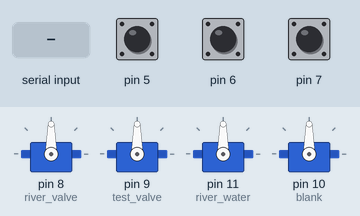
Recording of a sketch running on a simulated Arduino Uno, built with avr-gcc and run on an emulated ATmega328P. On the bench: 4 × servo. The inputs (shaded band) are chosen by the test bench; at power-on: pin 6 HIGH, pin 5 HIGH, pin 7 HIGH.

Above: at 1.2 s.
1.3 s: "1\n" received over Serial
At 2.5 s:
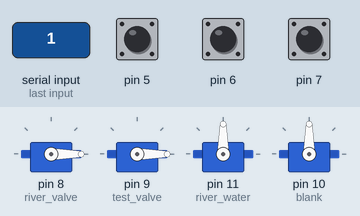
At 3.55 s:
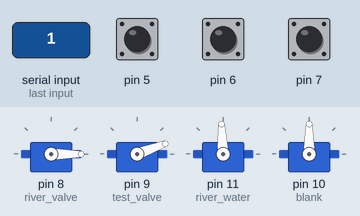
4.3 s: pin 6 pulled LOW for 3.2 s
At 8.1 s:
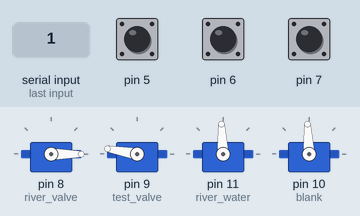
Timing chart, 0 to 23.6 s (numbered marks = the images above; inputs shaded):
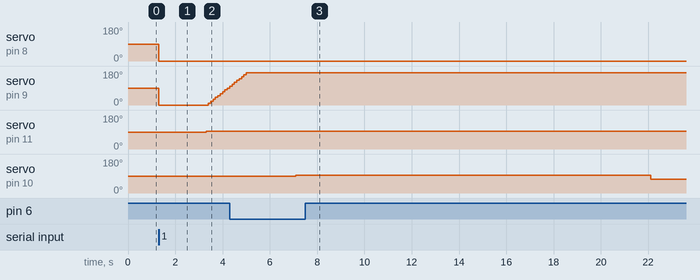

The sketch:

GRI_syringe_motors.ino
```cpp
#include <Servo.h>
#include "valve_pump_motors.h"


pumps p;
Servo myservo;

void setup() {
Serial.begin(115200);
//p.myservo1.attach(2);
p.attach_motors();
p.pullup_switch();

}


void loop() {
  //checks to see if the pixhawk has written anything to the arduino
  if(Serial.available() > 0){
    //checks to see if pixhawk is telling the arduino to start PFAS testing
   if(Serial.read() == '1'){
      p.get_water();
      p.test_blank();
      initiate_potentiostat();
      p.waste_blank();
      p.test_water();
      initiate_potentiostat();
      p.waste_water();
   }
  }
}

void initiate_potentiostat(){
  //tells the teensy 3.2 to start the potentiostat
  //Serial.println("Start");
  delay(15000);

}
```

valve_pump_motors.cpp
```cpp
#include "Arduino.h"
#include "valve_pump_motors.h"

 pumps::pumps(){
  light = HIGH;
  up = HIGH;
}

void pumps::pullup_switch(){
 // water sensor


// syringe setup
pinMode(4, INPUT_PULLUP);
pinMode(5, INPUT_PULLUP);
//pinMode(10, INPUT_PULLUP);
//pinMode(11, INPUT_PULLUP);
pinMode(6, INPUT_PULLUP);
pinMode(7, INPUT_PULLUP);

}

void pumps::attach_motors(){

river_valve.attach(8);
test_valve.attach(9);
//blank_valve.attach(10);

river_water.attach(11);
blank.attach(10);

}

void pumps::get_water(){
  river_valve.write(0);
  test_valve.write(0);
//delay for valve(s)
delay(2000);

 while(digitalRead(5) == LOW){
  river_water.writeMicroseconds(1300);
 }
 river_water.writeMicroseconds(1500);

}

void pumps::test_blank(){
   for(int x=0;x<180;x=x+10){
     test_valve.write(x);
     delay(100);
  }
  blank_valve.write(0);
  //delay for valve(s)
  delay(2000);
   while ((digitalRead(6) == 1)){
     blank.writeMicroseconds(1700);
   }

  blank.writeMicroseconds(1500);
}

void pumps::waste_blank(){

  while ((digitalRead(7) == 1)){
          blank.writeMicroseconds(1300);
  }

  blank.writeMicroseconds(1500);

}

void pumps::test_water(){

  river_valve.write(180);
  test_valve.write(0);
    //delay for valve(s)
  delay(2000);
  while (digitalRead(4) == 0){
    river_water.writeMicroseconds(1700);
  }

  blank.writeMicroseconds(1500);
}


void pumps::waste_water(){
   for(int x=0;x<180;x=x+10){
     river_valve.write(x);
     delay(100);
  }
  river_valve.write(180);
  test_valve.write(0);
    //delay for valve(s)
  delay(2000);
  while ((digitalRead(5) == 0)){
          river_water.writeMicroseconds(1300);
  }

  river_water.writeMicroseconds(1500);

}

void pumps::water_sensor(){

   timeOld = millis();
   timeNow = timeNow;
   water = 0;
   state = 0;
   data = 0;
   serial_output = "W0S0";

   timeNow = millis();
   timePassed = timePassed +(timeNow - timeOld);
   timeOld = timeNow;

   if(timePassed > 150){
     data = analogRead(Grove_Water_Sensor);
     data = map(data, 0,1024,0,255);
     if( data>1) {
        water = 1;
     }else {
        water = 0;
     }

     Serial.write('W');
     Serial.write(water);
     Serial.write('S');
     Serial.write(state);
     Serial.write('D');
     Serial.write(data);
     Serial.write('\n');
     timePassed = 0;
     state = state+1;

     if(state>6){
      state = 0;
     }

}
}
```

valve_pump_motors.h
```cpp
#ifndef lib
#define lib
#include <Servo.h>
#include "Arduino.h"
#define Grove_Water_Sensor A0 // Attach Water sensor to Arduino Digital Pin 8
#define LED 13 // Attach an LED to Digital Pin 9 (or use onboard LED)


class pumps {
   public:

  pumps();
   int x;
   int y;
   bool light;
   unsigned long timeNow,timeOld,timePassed;
   uint8_t water,state;
   int data;
   String serial_output;
   bool up;


//valve controls
Servo river_valve;
Servo test_valve;
Servo blank_valve;

//syringe motors
Servo river_water;
//Servo myservo5;
Servo blank;

void water_sensor();
void get_water();
void test_blank();
void waste_blank();
void test_water();
void waste_water();
void attach_motors();
void pullup_switch();

bool recieve_testing_mode();

};
#endif
```

Measured:
- after the input at 1.3 s, servo on pin 8 (river_valve): 90° → 0° at once; servo on pin 9 (test_valve): 90° → 0° at once, → 10° 2.1 s later, → 20° 0.10 s later, → 30° 0.10 s later, … (10 changes in this stretch); servo on pin 11 (river_water): 90° → 93° after 2.0 s
- after the input at 4.3 s, servo on pin 10 (blank): 90° → 93° after 2.8 s, → 73° 15.0 s later
